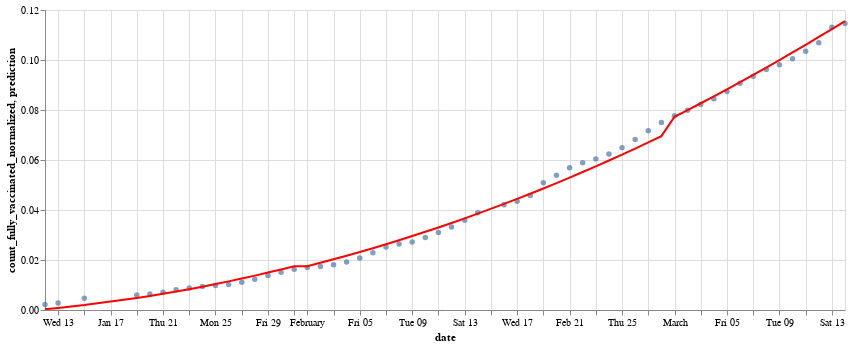

Notebook source saved alongside this figure:
### Code cell
# get model predictions for existing data
y_train_ = pd.Series(
    pipeline.predict(X=X_train.to_frame()),
    index=y_train.index
)

# scatter chart
scatter = Chart(df_ml_democrat.reset_index()).mark_circle().encode(
    x = "date:T",
    y = "count_fully_vaccinated_normalized"
).properties(
    width=800,
    height=300
)

# line chart for model predictions
line = Chart(y_train_.reset_index().rename(columns={0:"prediction"})).mark_line(color='red').encode(
    x="date:T",
    y="prediction"
)

# estimate the test error
scores = cross_val_score(pipeline,
                         X=X_train.to_frame(),
                         y=y_train,
                         scoring="neg_mean_squared_error",
                         cv=10)
print("Estimated Test Error:", np.sqrt(-scores).mean())

# draw both of them together
scatter + line

### Figure 1 — Vega-Lite specification as saved in the notebook (floating-point values rounded to 4 significant figures)
{"config": {"view": {"continuousWidth": 400, "continuousHeight": 300}}, "layer": [{"data": {"name": "data-04eb42a4cc8dc12748b5075edc9c2ec5"}, "mark": "circle", "encoding": {"x": {"type": "temporal", "field": "date"}, "y": {"type": "quantitative", "field": "count_fully_vaccinated_normalized"}}, "height": 300, "width": 800}, {"data": {"name": "data-adda51a163aa40a8cad1f189090fb162"}, "mark": {"type": "line", "color": "red"}, "encoding": {"x": {"type": "temporal", "field": "date"}, "y": {"type": "quantitative", "field": "prediction"}}}], "$schema": "https://vega.github.io/schema/vega-lite/v4.8.1.json", "datasets": {"data-04eb42a4cc8dc12748b5075edc9c2ec5": [{"date": "2021-01-12T00:00:00", "count_fully_vaccinated": 401200.0, "population": 185300000.0, "count_fully_vaccinated_normalized": 0.002165}, {"date": "2021-01-13T00:00:00", "count_fully_vaccinated": 523300.0, "population": 185300000.0, "count_fully_vaccinated_normalized": 0.002823}, {"date": "2021-01-15T00:00:00", "count_fully_vaccinated": 878000.0, "population": 185300000.0, "count_fully_vaccinated_normalized": 0.004737}, {"date": "2021-01-19T00:00:00", "count_fully_vaccinated": 1121000.0, "population": 185300000.0, "count_fully_vaccinated_normalized": 0.006048}, {"date": "2021-01-20T00:00:00", "count_fully_vaccinated": 1195000.0, "population": 185300000.0, "count_fully_vaccinated_normalized": 0.00645}, {"date": "2021-01-21T00:00:00", "count_fully_vaccinated": 1312000.0, "population": 185300000.0, "count_fully_vaccinated_normalized": 0.007081}, {"date": "2021-01-22T00:00:00", "count_fully_vaccinated": 1502000.0, "population": 185300000.0, "count_fully_vaccinated_normalized": 0.008104}, {"date": "2021-01-23T00:00:00", "count_fully_vaccinated": 1637000.0, "population": 185300000.0, "count_fully_vaccinated_normalized": 0.008832}, {"date": "2021-01-24T00:00:00", "count_fully_vaccinated": 1740000.0, "population": 185300000.0, "count_fully_vaccinated_normalized": 0.009389}, {"date": "2021-01-25T00:00:00", "count_fully_vaccinated": 1818000.0, "population": 185300000.0, "count_fully_vaccinated_normalized": 0.009811}, {"date": "2021-01-26T00:00:00", "count_fully_vaccinated": 1892000.0, "population": 185300000.0, "count_fully_vaccinated_normalized": 0.01021}, {"date": "2021-01-27T00:00:00", "count_fully_vaccinated": 2066000.0, "population": 185300000.0, "count_fully_vaccinated_normalized": 0.01115}, {"date": "2021-01-28T00:00:00", "count_fully_vaccinated": 2285000.0, "population": 185300000.0, "count_fully_vaccinated_normalized": 0.01233}, {"date": "2021-01-29T00:00:00", "count_fully_vaccinated": 2560000.0, "population": 185300000.0, "count_fully_vaccinated_normalized": 0.01382}, {"date": "2021-01-30T00:00:00", "count_fully_vaccinated": 2799000.0, "population": 185300000.0, "count_fully_vaccinated_normalized": 0.0151}, {"date": "2021-01-31T00:00:00", "count_fully_vaccinated": 3012000.0, "population": 185300000.0, "count_fully_vaccinated_normalized": 0.01625}, {"date": "2021-02-01T00:00:00", "count_fully_vaccinated": 3148000.0, "population": 185300000.0, "count_fully_vaccinated_normalized": 0.01698}, {"date": "2021-02-02T00:00:00", "count_fully_vaccinated": 3226000.0, "population": 185300000.0, "count_fully_vaccinated_normalized": 0.01741}, {"date": "2021-02-03T00:00:00", "count_fully_vaccinated": 3360000.0, "population": 185300000.0, "count_fully_vaccinated_normalized": 0.01813}, {"date": "2021-02-04T00:00:00", "count_fully_vaccinated": 3561000.0, "population": 185300000.0, "count_fully_vaccinated_normalized": 0.01921}, {"date": "2021-02-05T00:00:00", "count_fully_vaccinated": 3849000.0, "population": 185300000.0, "count_fully_vaccinated_normalized": 0.02076}, {"date": "2021-02-06T00:00:00", "count_fully_vaccinated": 4245000.0, "population": 185300000.0, "count_fully_vaccinated_normalized": 0.0229}, {"date": "2021-02-07T00:00:00", "count_fully_vaccinated": 4668000.0, "population": 185300000.0, "count_fully_vaccinated_normalized": 0.02519}, {"date": "2021-02-08T00:00:00", "count_fully_vaccinated": 4887000.0, "population": 185300000.0, "count_fully_vaccinated_normalized": 0.02637}, {"date": "2021-02-09T00:00:00", "count_fully_vaccinated": 5045000.0, "population": 185300000.0, "count_fully_vaccinated_normalized": 0.02722}, {"date": "2021-02-10T00:00:00", "count_fully_vaccinated": 5368000.0, "population": 185300000.0, "count_fully_vaccinated_normalized": 0.02896}, {"date": "2021-02-11T00:00:00", "count_fully_vaccinated": 5737000.0, "population": 185300000.0, "count_fully_vaccinated_normalized": 0.03096}, {"date": "2021-02-12T00:00:00", "count_fully_vaccinated": 6147000.0, "population": 185300000.0, "count_fully_vaccinated_normalized": 0.03317}, {"date": "2021-02-13T00:00:00", "count_fully_vaccinated": 6660000.0, "population": 185300000.0, "count_fully_vaccinated_normalized": 0.03594}, {"date": "2021-02-14T00:00:00", "count_fully_vaccinated": 7215000.0, "population": 185300000.0, "count_fully_vaccinated_normalized": 0.03893}, {"date": "2021-02-16T00:00:00", "count_fully_vaccinated": 7798000.0, "population": 185300000.0, "count_fully_vaccinated_normalized": 0.04207}, {"date": "2021-02-17T00:00:00", "count_fully_vaccinated": 8062000.0, "population": 185300000.0, "count_fully_vaccinated_normalized": 0.0435}, {"date": "2021-02-18T00:00:00", "count_fully_vaccinated": 8481000.0, "population": 185300000.0, "count_fully_vaccinated_normalized": 0.04576}, {"date": "2021-02-19T00:00:00", "count_fully_vaccinated": 9437000.0, "population": 185300000.0, "count_fully_vaccinated_normalized": 0.05092}, {"date": "2021-02-20T00:00:00", "count_fully_vaccinated": 9991000.0, "population": 185300000.0, "count_fully_vaccinated_normalized": 0.05391}, {"date": "2021-02-21T00:00:00", "count_fully_vaccinated": 10550000.0, "population": 185300000.0, "count_fully_vaccinated_normalized": 0.05691}, {"date": "2021-02-22T00:00:00", "count_fully_vaccinated": 10920000.0, "population": 185300000.0, "count_fully_vaccinated_normalized": 0.05894}, {"date": "2021-02-23T00:00:00", "count_fully_vaccinated": 11200000.0, "population": 185300000.0, "count_fully_vaccinated_normalized": 0.06045}, {"date": "2021-02-24T00:00:00", "count_fully_vaccinated": 11560000.0, "population": 185300000.0, "count_fully_vaccinated_normalized": 0.06238}, {"date": "2021-02-25T00:00:00", "count_fully_vaccinated": 12040000.0, "population": 185300000.0, "count_fully_vaccinated_normalized": 0.06495}, {"date": "2021-02-26T00:00:00", "count_fully_vaccinated": 12650000.0, "population": 185300000.0, "count_fully_vaccinated_normalized": 0.06824}, {"date": "2021-02-27T00:00:00", "count_fully_vaccinated": 13290000.0, "population": 185300000.0, "count_fully_vaccinated_normalized": 0.07172}, {"date": "2021-02-28T00:00:00", "count_fully_vaccinated": 13900000.0, "population": 185300000.0, "count_fully_vaccinated_normalized": 0.07498}, {"date": "2021-03-01T00:00:00", "count_fully_vaccinated": 14410000.0, "population": 185300000.0, "count_fully_vaccinated_normalized": 0.07773}, {"date": "2021-03-02T00:00:00", "count_fully_vaccinated": 14810000.0, "population": 185300000.0, "count_fully_vaccinated_normalized": 0.07988}, {"date": "2021-03-03T00:00:00", "count_fully_vaccinated": 15230000.0, "population": 185300000.0, "count_fully_vaccinated_normalized": 0.08218}, {"date": "2021-03-04T00:00:00", "count_fully_vaccinated": 15660000.0, "population": 185300000.0, "count_fully_vaccinated_normalized": 0.08451}, {"date": "2021-03-05T00:00:00", "count_fully_vaccinated": 16200000.0, "population": 185300000.0, "count_fully_vaccinated_normalized": 0.08741}, {"date": "2021-03-06T00:00:00", "count_fully_vaccinated": 16810000.0, "population": 185300000.0, "count_fully_vaccinated_normalized": 0.09069}, {"date": "2021-03-07T00:00:00", "count_fully_vaccinated": 17320000.0, "population": 185300000.0, "count_fully_vaccinated_normalized": 0.09346}, {"date": "2021-03-08T00:00:00", "count_fully_vaccinated": 17830000.0, "population": 185300000.0, "count_fully_vaccinated_normalized": 0.09622}, {"date": "2021-03-09T00:00:00", "count_fully_vaccinated": 18190000.0, "population": 185300000.0, "count_fully_vaccinated_normalized": 0.09813}, {"date": "2021-03-10T00:00:00", "count_fully_vaccinated": 18620000.0, "population": 185300000.0, "count_fully_vaccinated_normalized": 0.1005}, {"date": "2021-03-11T00:00:00", "count_fully_vaccinated": 19190000.0, "population": 185300000.0, "count_fully_vaccinated_normalized": 0.1035}, {"date": "2021-03-12T00:00:00", "count_fully_vaccinated": 19810000.0, "population": 185300000.0, "count_fully_vaccinated_normalized": 0.1069}, {"date": "2021-03-13T00:00:00", "count_fully_vaccinated": 20960000.0, "population": 185300000.0, "count_fully_vaccinated_normalized": 0.1131}, {"date": "2021-03-14T00:00:00", "count_fully_vaccinated": 21240000.0, "population": 185300000.0, "count_fully_vaccinated_normalized": 0.1146}], "data-adda51a163aa40a8cad1f189090fb162": [{"date": "2021-01-12T00:00:00", "prediction": 0.0003113}, {"date": "2021-01-13T00:00:00", "prediction": 0.0008189}, {"date": "2021-01-15T00:00:00", "prediction": 0.001967}, {"date": "2021-01-19T00:00:00", "prediction": 0.004795}, {"date": "2021-01-20T00:00:00", "prediction": 0.005613}, {"date": "2021-01-21T00:00:00", "prediction": 0.006475}, {"date": "2021-01-22T00:00:00", "prediction": 0.007382}, {"date": "2021-01-23T00:00:00", "prediction": 0.008332}, {"date": "2021-01-24T00:00:00", "prediction": 0.009328}, {"date": "2021-01-25T00:00:00", "prediction": 0.01037}, {"date": "2021-01-26T00:00:00", "prediction": 0.01145}, {"date": "2021-01-27T00:00:00", "prediction": 0.01258}, {"date": "2021-01-28T00:00:00", "prediction": 0.01375}, {"date": "2021-01-29T00:00:00", "prediction": 0.01497}, {"date": "2021-01-30T00:00:00", "prediction": 0.01623}, {"date": "2021-01-31T00:00:00", "prediction": 0.01753}, {"date": "2021-02-01T00:00:00", "prediction": 0.01753}, {"date": "2021-02-02T00:00:00", "prediction": 0.01888}, {"date": "2021-02-03T00:00:00", "prediction": 0.02028}, {"date": "2021-02-04T00:00:00", "prediction": 0.02172}, {"date": "2021-02-05T00:00:00", "prediction": 0.0232}, {"date": "2021-02-06T00:00:00", "prediction": 0.02473}, {"date": "2021-02-07T00:00:00", "prediction": 0.0263}, {"date": "2021-02-08T00:00:00", "prediction": 0.02791}, {"date": "2021-02-09T00:00:00", "prediction": 0.02957}, {"date": "2021-02-10T00:00:00", "prediction": 0.03128}, {"date": "2021-02-11T00:00:00", "prediction": 0.03302}, {"date": "2021-02-12T00:00:00", "prediction": 0.03482}, {"date": "2021-02-13T00:00:00", "prediction": 0.03665}, {"date": "2021-02-14T00:00:00", "prediction": 0.03854}, {"date": "2021-02-16T00:00:00", "prediction": 0.04243}, {"date": "2021-02-17T00:00:00", "prediction": 0.04445}, {"date": "2021-02-18T00:00:00", "prediction": 0.04651}, {"date": "2021-02-19T00:00:00", "prediction": 0.04861}, {"date": "2021-02-20T00:00:00", "prediction": 0.05076}, {"date": "2021-02-21T00:00:00", "prediction": 0.05295}, {"date": "2021-02-22T00:00:00", "prediction": 0.05518}, {"date": "2021-02-23T00:00:00", "prediction": 0.05746}, {"date": "2021-02-24T00:00:00", "prediction": 0.05979}, {"date": "2021-02-25T00:00:00", "prediction": 0.06216}, {"date": "2021-02-26T00:00:00", "prediction": 0.06457}, {"date": "2021-02-27T00:00:00", "prediction": 0.06703}, {"date": "2021-02-28T00:00:00", "prediction": 0.06953}, {"date": "2021-03-01T00:00:00", "prediction": 0.0773}, {"date": "2021-03-02T00:00:00", "prediction": 0.07998}, {"date": "2021-03-03T00:00:00", "prediction": 0.0827}, {"date": "2021-03-04T00:00:00", "prediction": 0.08547}, {"date": "2021-03-05T00:00:00", "prediction": 0.08828}, {"date": "2021-03-06T00:00:00", "prediction": 0.09114}, {"date": "2021-03-07T00:00:00", "prediction": 0.09404}, {"date": "2021-03-08T00:00:00", "prediction": 0.09699}, {"date": "2021-03-09T00:00:00", "prediction": 0.09998}, {"date": "2021-03-10T00:00:00", "prediction": 0.103}, {"date": "2021-03-11T00:00:00", "prediction": 0.1061}, {"date": "2021-03-12T00:00:00", "prediction": 0.1092}, {"date": "2021-03-13T00:00:00", "prediction": 0.1124}, {"date": "2021-03-14T00:00:00", "prediction": 0.1156}]}}
